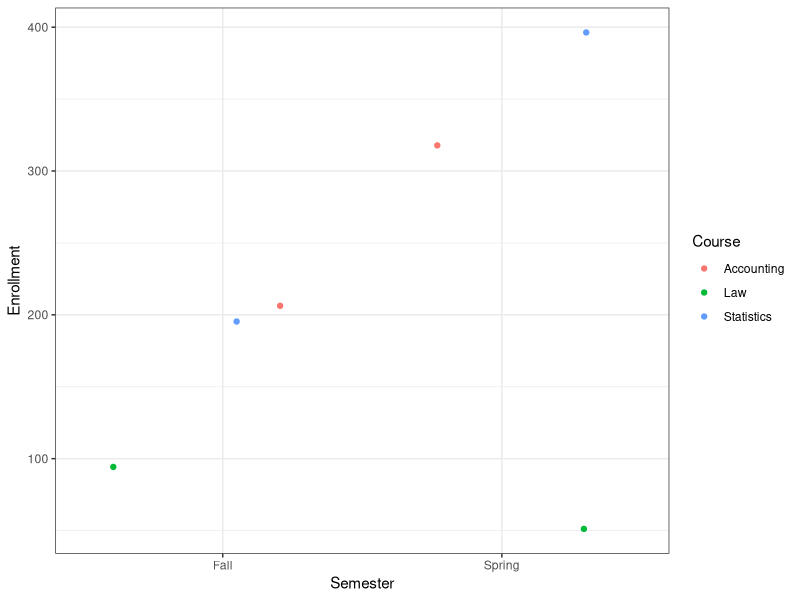
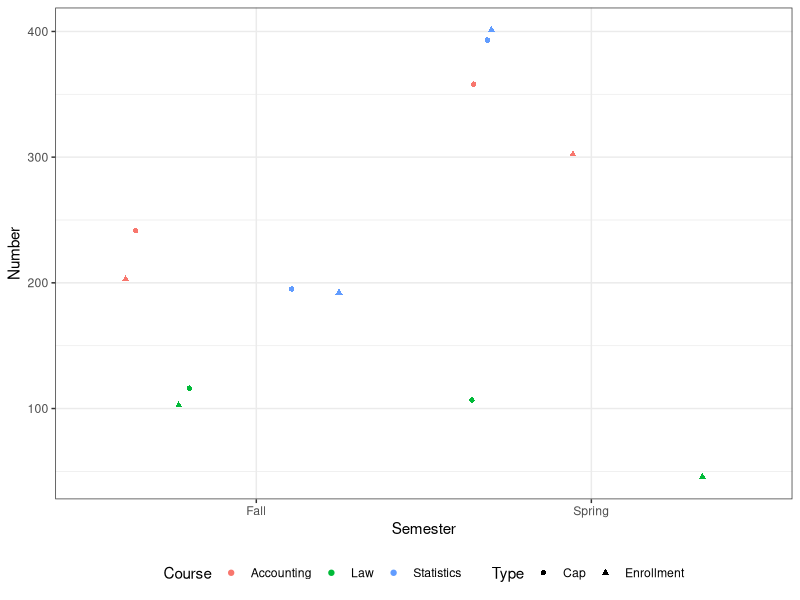

Write the R code that produced these figures, in order.
## ---- chunk 1
#| echo: false
#| warning: false
#| message: false
library(tidyverse)
library(palmerpenguins)
## ---- chunk 2
#| echo: false
#| message: false
#| warning: false
library(tidyverse)
D <- tribble(
    ~Semester, ~Course,      ~Enrollment, ~Cap,
       "Fall", "Accounting",         200,  250,
       "Fall", "Law",                100,  125,
       "Fall", "Statistics",         200,  200,
     "Spring", "Accounting",         300,  350,
     "Spring", "Law",                50,   100,
     "Spring", "Statistics",         400,  400
)
## ---- chunk 3
#| echo: false
print(D)
## ---- chunk 4
#| echo: true
ggplot(D, aes(x=Semester, y=Enrollment, color=Course)) +
    geom_jitter() + theme_bw()
## ---- chunk 5
#| echo: false
D2 <- tribble(
    ~Semester, ~Course,      ~Number, ~Type,
       "Fall", "Accounting",     200, "Enrollment",
       "Fall", "Accounting",     250, "Cap",
       "Fall", "Law",        100, "Enrollment",
       "Fall", "Law",        125, "Cap",
       "Fall", "Statistics", 200, "Enrollment",
       "Fall", "Statistics", 200, "Cap",
       "Spring", "Accounting",     300, "Enrollment",
       "Spring", "Accounting",     350, "Cap",
       "Spring", "Law",        50, "Enrollment",
       "Spring", "Law",        100, "Cap",
       "Spring", "Statistics", 400, "Enrollment",
       "Spring", "Statistics", 400, "Cap"
)
print(D2)
## ---- chunk 6
#| echo: true
ggplot(D2, aes(x=Semester, y=Number, shape=Type, color=Course)) +
    geom_jitter() + theme_bw() + theme(legend.position = "bottom")
## ---- chunk 7
#| echo: false
pivot_longer(D, 
             cols=c(Enrollment, Cap), 
             names_to="Type",  # Quote since not a current column
             values_to="Number") |>
    print(n=3)
## ---- chunk 8
#| echo: true
pivot_wider(D2, 
            id_cols = c(Semester, Course), 
            values_from = Number, 
            names_from = Type)
